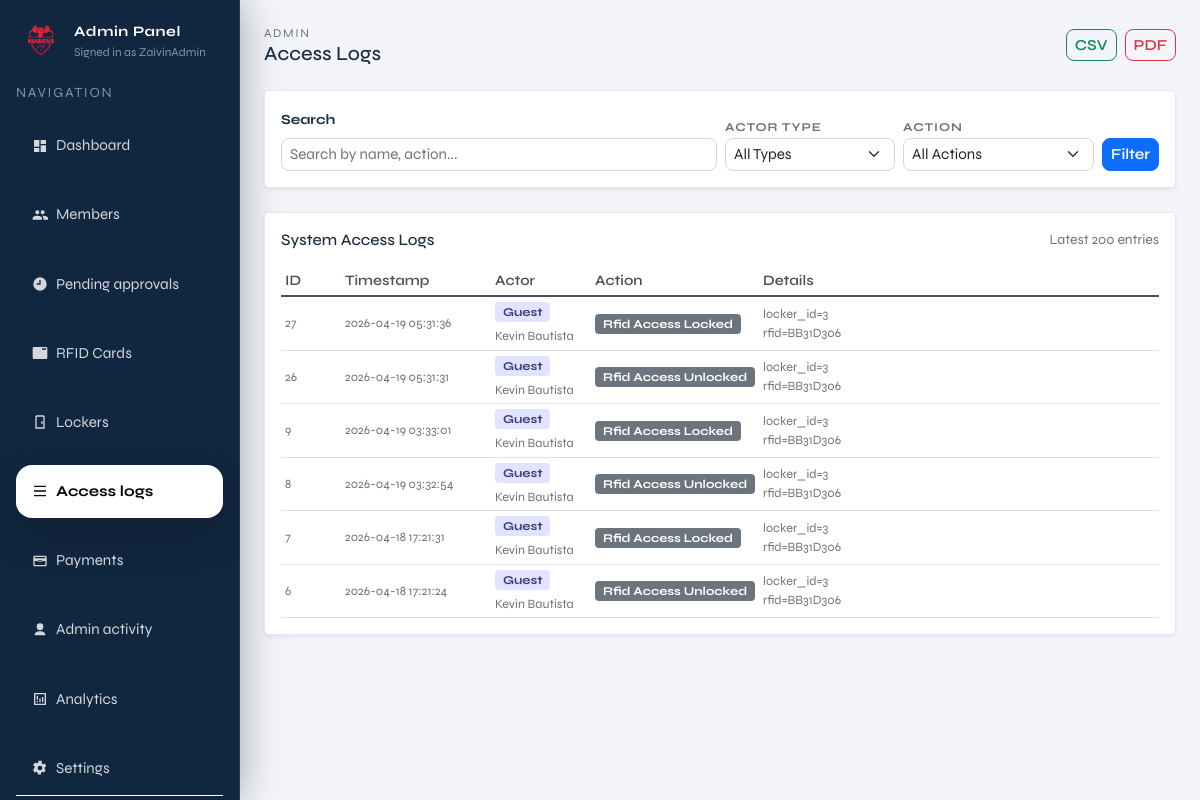
The app's page /admin/access-logs (signed in), older data.
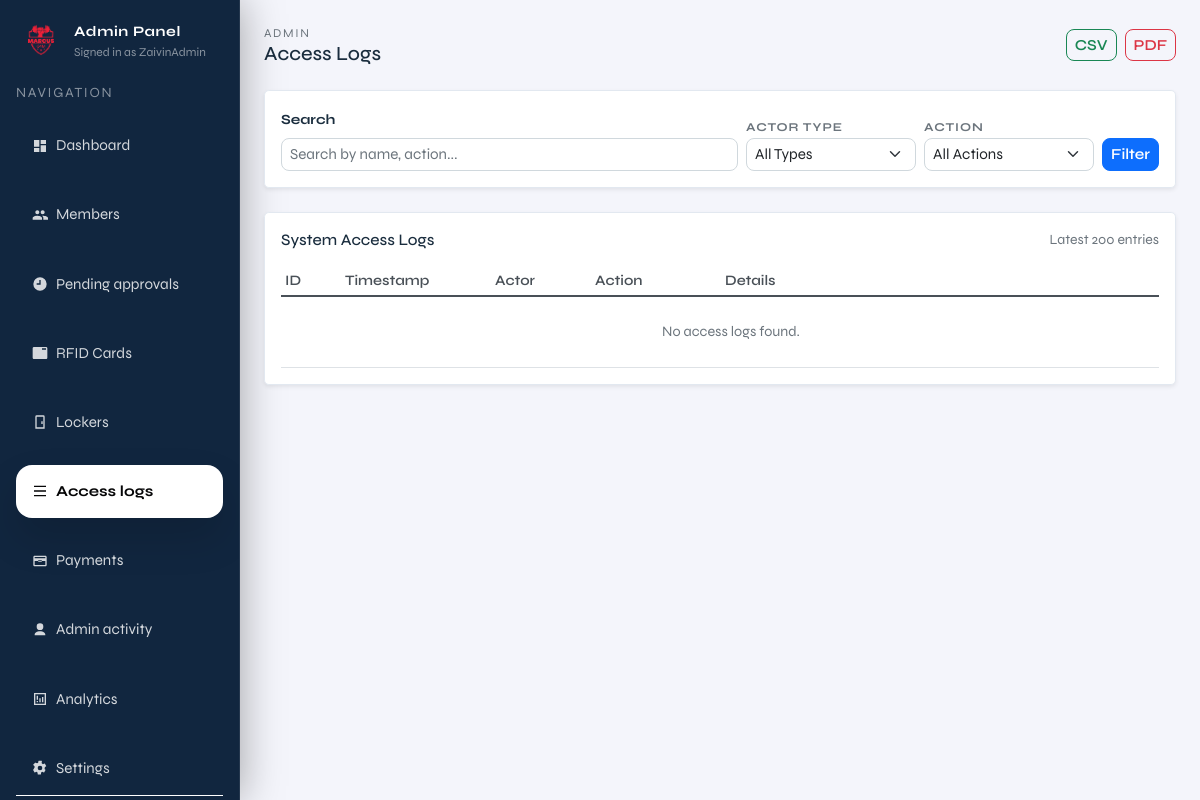
The same page, newer data.
### tables this page shows
CREATE TABLE access_logs (
              id INTEGER PRIMARY KEY AUTOINCREMENT,
              actor_type TEXT NOT NULL, -- member|guest|admin|system
              actor_ref TEXT,           -- e.g. member_id or rfid uid
              action TEXT NOT NULL,     -- e.g. unlock_requested|unlocked|denied
              detail TEXT,
              created_at TEXT NOT NULL DEFAULT (datetime('now'))
            );

### admin.py (the view)
@admin_bp.get("/access-logs")
def admin_access_logs():
    guard = _require_admin()
    if guard is not None:
        return guard
    q = (request.args.get("q") or "").strip()
    actor_type = (request.args.get("actor_type") or "").strip()
    action = (request.args.get("action") or "").strip()
    limit = int(request.args.get("limit", 200))
    with connect() as conn:
        query = """
            SELECT
                al.id,
                al.actor_type,
                al.actor_ref,
                al.action,
                al.detail,
                al.created_at,
                COALESCE(m.full_name, 'N/A') as actor_name
            FROM access_logs al
            LEFT JOIN members m ON al.actor_type = 'guest' AND CAST(al.actor_ref AS INTEGER) = m.id
            WHERE al.actor_type NOT IN ('admin', 'system', 'ir_sensor')
        """
        params = []
        if q:
            query += " AND (m.full_name LIKE ? OR al.detail LIKE ? OR al.action LIKE ?)"
            params.extend([f"%{q}%", f"%{q}%", f"%{q}%"])
        if actor_type:
            query += " AND al.actor_type = ?"
            params.append(actor_type)
        if action:
            query += " AND al.action = ?"
            params.append(action)
        query += " ORDER BY al.id DESC LIMIT ?"
        params.append(limit)
        logs = conn.execute(query, params).fetchall()
        actor_types = conn.execute(
            "SELECT DISTINCT actor_type FROM access_logs WHERE actor_type NOT IN ('admin', 'system', 'ir_sensor') ORDER BY actor_type"
        ).fetchall()
        actions = conn.execute(
            "SELECT DISTINCT action FROM access_logs WHERE actor_type NOT IN ('admin', 'system', 'ir_sensor') ORDER BY action"
        ).fetchall()
    return render_template(
        "admin/pages/admin_access_logs.html",
        logs=logs,
        q=q,
        actor_type=actor_type,
        action=action,
        limit=limit,
        actor_types=actor_types,
        actions=actions,
        current_page="access_logs",
        admin_username=session.get("admin_username"),
    )

### admin.py (called while the page is built)
def _require_admin():
    if not session.get("admin_logged_in"):
        return redirect(url_for("admin.admin_login"))
    return None

@admin_bp.before_request
def _protect_admin_routes():
    if request.endpoint in ("admin.admin_login", "admin.admin_login_submit"):
        return None
    if not session.get("admin_logged_in"):
        return redirect(url_for("admin.admin_login"))

### db.py (called while the page is built)
def _db_path() -> Path:
    env_path = os.getenv("LOCKER_DB_PATH")
    if env_path:
        return Path(env_path)
    current_dir = Path(__file__).resolve().parent
    candidate_paths = [
        current_dir / "locker.sqlite3",
        current_dir / "locker.db",
        current_dir.parent / "locker.sqlite3",
        current_dir.parent / "locker.db",
    ]
    for path in candidate_paths:
        if path.exists():
            return path
    return current_dir.parent / "locker.sqlite3"

def _database_url() -> Optional[str]:
    return os.getenv("DATABASE_URL") or os.getenv("POSTGRES_URL")

def connect() -> DBConnection:
    database_url = _database_url()
    if database_url:
        if psycopg2 is None:
            raise RuntimeError("PostgreSQL support requires psycopg2-binary. Install it before using DATABASE_URL.")
        conn = psycopg2.connect(database_url)
        return DBConnection(conn, is_postgres=True)
    sqlite_conn = sqlite3.connect(
        _db_path(),
        timeout=60,
        check_same_thread=False,
    )
    sqlite_conn.execute("PRAGMA journal_mode=WAL;")
    sqlite_conn.execute("PRAGMA synchronous = NORMAL;")
    sqlite_conn.execute("PRAGMA foreign_keys = ON;")
    sqlite_conn.execute("PRAGMA busy_timeout = 60000;")
    return DBConnection(sqlite_conn, is_postgres=False)

    def __enter__(self) -> "DBConnection":
        if self._is_postgres:
            self._cursor = self._conn.cursor(cursor_factory=psycopg2.extras.RealDictCursor)
        else:
            self._conn.row_factory = sqlite3.Row
            self._cursor = self._conn.cursor()
        return self

    def __exit__(self, exc_type, exc, tb):
        try:
            if exc_type is not None:
                self._conn.rollback()
                return False
            self._conn.commit()
        finally:
            if self._cursor is not None:
                self._cursor.close()
            if self._conn is not None:
                self._conn.close()
        return False

### templates/admin/pages/admin_access_logs.html (shortened to what this page needs)
{% extends "admin/layout/admin.html" %}
{% block admin_content %}
  <div class="d-flex justify-content-between align-items-center mb-4">
    <div>
      <div class="text-muted" style="letter-spacing:0.14em; text-transform:uppercase; font-size:0.75rem;">Admin</div>
      <h5 class="mb-0">Access Logs</h5>
    </div>
    <div class="d-flex gap-2">
      <a href="{{ url_for('admin.export_access_logs_csv') }}" class="btn btn-sm btn-outline-success">
         CSV
      </a>
      <a href="{{ url_for('admin.export_access_logs_pdf') }}" class="btn btn-sm btn-outline-danger">
         PDF
      </a>
    </div>
  </div>
  <div class="card shadow-sm rounded-3 mb-4">
    <div class="card-body">
      <form method="get" action="/admin/access-logs" class="d-flex gap-2 flex-wrap align-items-end">
        <div class="flex-grow-1" style="min-width: 200px;">
          <label class="form-label small fw-bold">Search</label>
          <input name="q" value="{{ q }}" class="form-control form-control-sm" placeholder="Search by name, action..." />
        </div>
        <div style="min-width: 170px;">
          <label class="filter-label">Actor Type</label>
          <select name="actor_type" class="form-select form-select-sm">
            <option value="">All Types</option>
          </select>
        </div>
        <div style="min-width: 170px;">
          <label class="filter-label">Action</label>
          <select name="action" class="form-select form-select-sm">
            <option value="">All Actions</option>
          </select>
        </div>
        <div class="d-flex gap-2">
          <button class="btn btn-sm btn-primary" type="submit">Filter</button>
        </div>
      </form>
    </div>
  </div>
  <div class="card shadow-sm rounded-3">
    <div class="card-body">
      <div class="d-flex justify-content-between align-items-center mb-3">
        <h6 class="card-title mb-0">System Access Logs</h6>
        <span class="text-muted small">Latest {{ limit }} entries</span>
      </div>
      <div class="access-logs-wrapper table-responsive">
        <table class="table table-sm table-hover align-middle mb-0">
          <thead class="position-sticky" style="top: 0; background: white; z-index: 10;">
            <tr>
              <th style="width: 60px;">ID</th>
              <th style="width: 150px;">Timestamp</th>
              <th style="width: 100px;">Actor</th>
              <th style="width: 130px;">Action</th>
              <th>Details</th>
            </tr>
          </thead>
          <tbody>
            {% for log in logs %}
              <tr>
                <td class="text-muted small">{{ log["id"] }}</td>
                <td class="text-muted small" style="white-space: nowrap;">
                  {{ log["created_at"]|default("-") }}
                </td>
                <td>
                  <span class="badge badge-{{ log['actor_type']|lower }} px-2 py-1" style="font-size: 0.75rem;">
                    {{ log["actor_type"]|title }}
                  </span>
                  {% if log["actor_name"] and log["actor_name"] != "N/A" %}
                    <br/>
                    <small class="text-muted d-block mt-1">{{ log["actor_name"] }}</small>
                  {% endif %}
                </td>
                <td>
                  <span class="badge bg-secondary px-2 py-1" style="font-size: 0.75rem; text-transform: capitalize;">
                    {{ log["action"]|replace("_", " ")|title }}
                  </span>
                </td>
                <td class="text-muted small access-log-detail">
                  {% if log["detail"] %}
                    {{ log["detail"]|replace('; ', '<br>')|safe }}
                  {% else %}
                    <em>—</em>
                  {% endif %}
                </td>
              </tr>
            {% else %}
              <tr><td colspan="5" class="text-center text-muted py-4">No access logs found.</td></tr>
            {% endfor %}
          </tbody>
        </table>
      </div>
    </div>
  </div>
{% endblock %}

### templates/admin/layout/admin.html (shortened to what this page needs)
{% extends "layouts/base.html" %}
{% block body %}
<div class="d-flex">
  {% include "admin/components/sidebar.html" %}
  <main class="flex-grow-1 p-4" style="background: #f4f5fb;">
    {% block admin_content %}{% endblock %}
  </main>
</div>
{% endblock %}

### templates/layouts/base.html (shortened to what this page needs)
<!doctype html>
<html lang="en">
  <head>
    <link href="{{ url_for('static', filename='css/bootstrap.min.css') }}" rel="stylesheet" />
  </head>
  <body>
    {% block body %}{% endblock %}
  </body>
</html>

### templates/admin/components/sidebar.html (shortened to what this page needs)
<aside class="admin-sidebar p-3 d-flex flex-column" style="width: 240px;">
  <div class="d-flex align-items-center gap-2 mb-3">
    <img
      src="{{ url_for('static', filename='img/logo.png') }}"
      alt="Logo"
      width="50"
      height="50"
      style="object-fit:contain;"
    />
    <div>
      <div class="text-white fw-bold" style="font-size: 0.9rem; letter-spacing: 0.04em;">Admin Panel</div>
      <div class="text-white-50" style="font-size: 0.75rem;">Signed in as {{ admin_username or "admin" }}</div>
    </div>
  </div>
  <div class="text-white-50 small mb-3" style="letter-spacing: 0.12em; text-transform: uppercase;">
    Navigation
  </div>
  <nav class="nav flex-column gap-3 flex-grow-1">
    <a href="/admin" class="nav-link d-flex align-items-center gap-2 {% if current_page == 'dashboard' %}active{% endif %}">
      <svg width="16" height="16" viewBox="0 0 24 24" aria-hidden="true" style="flex-shrink:0;">
        <path fill="currentColor" d="M3 13h8V3H3v10Zm0 8h8v-6H3v6Zm10 0h8V11h-8v10Zm0-18v6h8V3h-8Z"/>
      </svg>
      <span>Dashboard</span>
    </a>
    <a href="/admin/members" class="nav-link d-flex align-items-center gap-2 {% if current_page == 'members' %}active{% endif %}">
      <span>Members</span>
    </a>
    <a href="/admin/pending" class="nav-link d-flex align-items-center gap-2 {% if current_page == 'pending' %}active{% endif %}">
      <svg width="16" height="16" viewBox="0 0 24 24" aria-hidden="true" style="flex-shrink:0;">
        <path fill="currentColor" d="M12 2a10 10 0 1 0 .01 20.01A10 10 0 0 0 12 2Zm1 11H7v-2h4V6h2v5Z"/>
      </svg>
      <span>Pending approvals</span>
    </a>
    <a href="/admin/rfid" class="nav-link d-flex align-items-center gap-2 {% if current_page == 'rfid' %}active{% endif %}">
      <svg width="16" height="16" viewBox="0 0 24 24" aria-hidden="true" style="flex-shrink:0;">
        <path fill="currentColor" d="M21 3H3c-1.1 0-2 .9-2 2v14c0 1.1.9 2 2 2h18c1.1 0 2-.9 2-2V5c0-1.1-.9-2-2-2Zm0 4h-6V5h6v2Z"/>
      </svg>
      <span>RFID Cards</span>
    </a>
    <a href="/admin/lockers" class="nav-link d-flex align-items-center gap-2 {% if current_page == 'lockers' %}active{% endif %}">
      <svg width="16" height="16" viewBox="0 0 24 24" aria-hidden="true" style="flex-shrink:0;">
        <path fill="currentColor" d="M7 2h10a2 2 0 0 1 2 2v18H5V4a2 2 0 0 1 2-2Zm0 2v16h10V4H7Zm7 7h2v4h-2v-4Z"/>
      </svg>
      <span>Lockers</span>
    </a>
    <a href="/admin/access-logs" class="nav-link d-flex align-items-center gap-2 {% if current_page == 'access_logs' %}active{% endif %}">
      <svg width="16" height="16" viewBox="0 0 24 24" aria-hidden="true" style="flex-shrink:0;">
        <path fill="currentColor" d="M3 4h18v2H3V4Zm0 14h18v2H3v-2Zm0-7h18v2H3v-2Z"/>
      </svg>
      <span>Access logs</span>
    </a>
    <a href="/admin/payments" class="nav-link d-flex align-items-center gap-2 {% if current_page == 'payments' %}active{% endif %}">
      <svg width="16" height="16" viewBox="0 0 24 24" aria-hidden="true" style="flex-shrink:0;">
        <path fill="currentColor" d="M20 4H4c-1.11 0-1.99.89-1.99 2L2 18c0 1.11.89 2 2 2h16c1.11 0 2-.89 2-2V6c0-1.11-.89-2-2-2Zm0 14H4v-6h16v6Zm0-10H4V6h16v2Zm-6 5h-4c-.55 0-1-.45-1-1s.45-1 1-1h4c.55 0 1 .45 1 1s-.45 1-1 1Z"/>
      </svg>
      <span>Payments</span>
    </a>
    <a href="/admin/admin-activity" class="nav-link d-flex align-items-center gap-2 {% if current_page == 'admin_activity' %}active{% endif %}">
      <svg width="16" height="16" viewBox="0 0 24 24" aria-hidden="true" style="flex-shrink:0;">
        <path fill="currentColor" d="M12 12a5 5 0 1 0-5-5 5 5 0 0 0 5 5Zm0 2c-4.42 0-8 2.24-8 5v1h16v-1c0-2.76-3.58-5-8-5Z"/>
      </svg>
      <span>Admin activity</span>
    </a>
    <a href="/admin/analytics" class="nav-link d-flex align-items-center gap-2 {% if current_page == 'analytics' %}active{% endif %}">
      <svg width="16" height="16" viewBox="0 0 24 24" aria-hidden="true" style="flex-shrink:0;">
        <path fill="currentColor" d="M3 3h18v18H3V3Zm2 2v14h14V5H5Zm2 10h2v2H7v-2Zm0-8h2v6H7V7Zm4 4h2v6h-2V11Zm4-2h2v8h-2V9Z"/>
      </svg>
      <span>Analytics</span>
    </a>
    <a href="/admin/settings" class="nav-link d-flex align-items-center gap-2 {% if current_page == 'settings' %}active{% endif %}">
      <span>Settings</span>
    </a>
  </nav>
  <div class="mt-auto pt-4 border-top border-white border-opacity-10">
  </div>
</aside>

### templates/layouts/base.html (style rules this page uses)
:root { --brand-blue: #1a3a5c; --brand-teal: #0f6e56; --brand-accent: #378add; --brand-light: #f4f6f9; --brand-white: #ffffff; }
*, *::before, *::after { box-sizing: border-box; }
html, body { height: 100%; margin: 0; padding: 0; }
html, body { -ms-overflow-style: none; scrollbar-width: none; }
body { font-family: 'Syne', sans-serif; background: var(--brand-light); color: #1a2d3e; font-size: 16px; }
.btn, .btn-primary, .btn-secondary, .btn-danger, .btn-outline-danger { border-radius: 8px; font-weight: 600; transition: all 0.2s ease; font-size: 0.95rem; }
.form-control, .form-select, input[type="text"], input[type="email"], input[type="password"], textarea { border-radius: 8px; font-size: 0.95rem; border: 1px solid #d0d8dd; }
.table { font-size: 0.9rem; }
.card { border-radius: 12px; border: 1px solid #e2e8f0; }

### templates/admin/layout/admin.html (style rules this page uses)
.admin-sidebar { background: #11263f; width: 260px; flex-shrink: 0; display: flex; flex-direction: column; position: sticky; top: 0; height: 100vh; overflow-y: auto; box-shadow: 0 0 40px rgba(0, 0, 0, 0.35); border-right: 1px solid rgba(255,255,255,0.08); }
.admin-sidebar .nav-link { color: rgba(255,255,255,0.82); border-radius: 1rem; padding: 0.95rem 1rem; font-size: 0.95rem; transition: background 0.2s ease, color 0.2s ease, transform 0.2s ease; background: transparent; }
.admin-sidebar .nav-link.active { background: #ffffff; color: #060607; font-weight: 700; box-shadow: 0 20px 40px rgba(0, 0, 0, 0.14); }
main { flex: 1; min-height: 100vh; overflow-y: auto; padding: 16px; }

### templates/admin/pages/admin_access_logs.html (style rules this page uses)
.table th { background-color: #f8f9fa; border-bottom: 2px solid #dee2e6; font-weight: 600; color: #495057; }
.table td { vertical-align: middle; }
.access-logs-wrapper { max-height: 640px; overflow-y: auto; }
.access-logs-wrapper table { min-width: 900px; }
.filter-label { font-size: 0.75rem; font-weight: 700; text-transform: uppercase; letter-spacing: 0.08em; color: #6c757d; }
.table thead th { background-color: #ffffff; position: sticky; top: 0; z-index: 11; }

Row changes from the older to the newer data that the page shows:
removed access_logs: id "27", created_at "2026-04-19 05:31:36", actor_type "Guest", actor_name "Kevin Bautista", action "Rfid Access Locked", detail "locker_id=3 rfid=BB31D306"
removed access_logs: id "26", created_at "2026-04-19 05:31:31", actor_type "Guest", actor_name "Kevin Bautista", action "Rfid Access Unlocked", detail "locker_id=3 rfid=BB31D306"
removed access_logs: id "9", created_at "2026-04-19 03:33:01", actor_type "Guest", actor_name "Kevin Bautista", action "Rfid Access Locked", detail "locker_id=3 rfid=BB31D306"
removed access_logs: id "8", created_at "2026-04-19 03:32:54", actor_type "Guest", actor_name "Kevin Bautista", action "Rfid Access Unlocked", detail "locker_id=3 rfid=BB31D306"
removed access_logs: id "7", created_at "2026-04-18 17:21:31", actor_type "Guest", actor_name "Kevin Bautista", action "Rfid Access Locked", detail "locker_id=3 rfid=BB31D306"
removed access_logs: id "6", created_at "2026-04-18 17:21:24", actor_type "Guest", actor_name "Kevin Bautista", action "Rfid Access Unlocked", detail "locker_id=3 rfid=BB31D306"
Text that changed along with them:
text now shown: "No access logs found."
